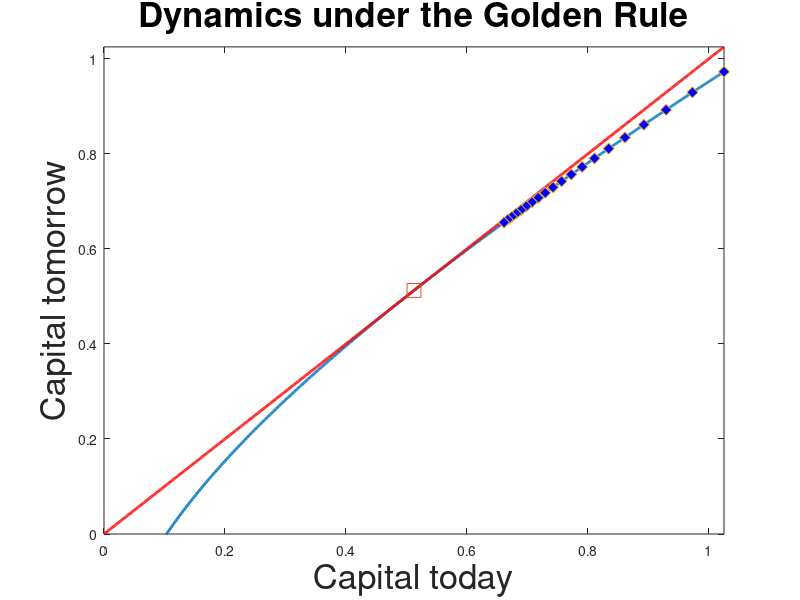
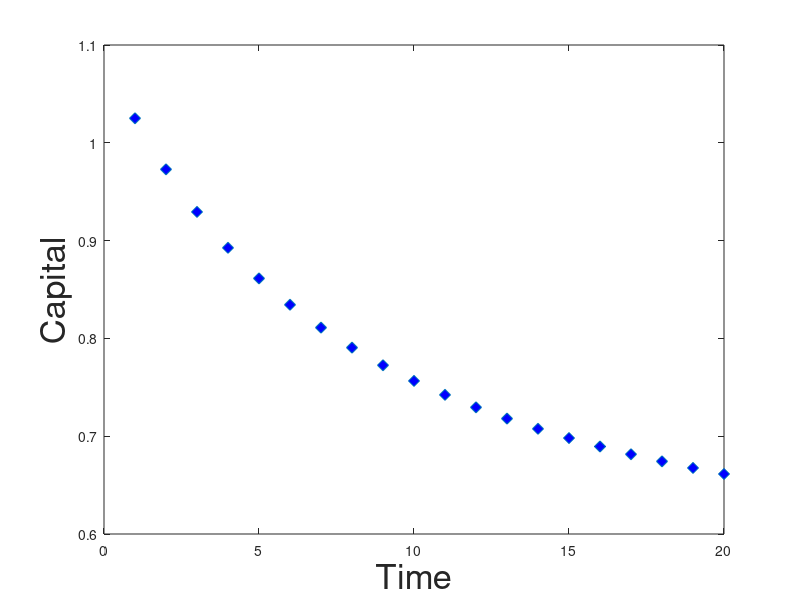

Source code (MATLAB) for these figures, in order:
% Problem Set 1, Question 5
% Golden Rule dynamics for CES function: F(K,L) = ( alpha*K^s + (1-alpha)*L^s )^(1/s)
% L = Lbar = constant

% Parameters
alpha = 1/3;
delta = 0.5;
Lbar  = 1;
s     = 0.1;

T = 20; % number of periods simulated

% Golden rule steady state values
ksharp = ((delta^(s/(1-s))-alpha^(1/(1-s)))/((1-alpha)*alpha^(s/(1-s))*Lbar^s))^(-1/s);
csharp = (alpha*ksharp^s+(1-alpha)*Lbar^s)^(1/s) - delta*ksharp;

kgrid = linspace(0,2*ksharp,1000);

% Law of motion for capital
kplus = (alpha*kgrid.^s+(1-alpha)*Lbar^s).^(1/s) + (1 - delta)*kgrid - csharp;

figure(1);
plot(kgrid,kplus,'LineWidth',2)
hold on;
plot(kgrid,kgrid,'r','LineWidth',2)
plot(ksharp,ksharp,'s','MarkerSize',10)
xlim([min(kgrid) max(kgrid)]);
ylim([min(kgrid) max(kgrid)]);
xlabel('Capital today','FontSize',25);
ylabel('Capital tomorrow','FontSize',25);
title('Dynamics under the Golden Rule','FontSize',25);


initial_multiple = 2; % Situation (a)

% initial_multiple = 1/2; % Situation (b)

k_t = NaN(1,T);

k_t(1) = ksharp*initial_multiple; % initial value of capital
for i = 1:T
    k_t(i+1) = (alpha*k_t(i)^s+(1-alpha)*Lbar^s)^(1/s)+ (1 - delta)*k_t(i) - csharp;
    if k_t(i+1) < 0
        k_t(i+1) = NaN;
        break
    end
end


plot(k_t(1:end-1),k_t(2:end),'d','MarkerSize',8,'MarkerFaceColor', 'b');
xlabel('Capital today','FontSize',25);
ylabel('Capital tomorrow','FontSize',25);
hold off;

figure(2);
plot(1:T,k_t(1:T),'d','MarkerSize',8,'MarkerFaceColor', 'b');
xlabel('Time','FontSize',25);
ylabel('Capital','FontSize',25);

